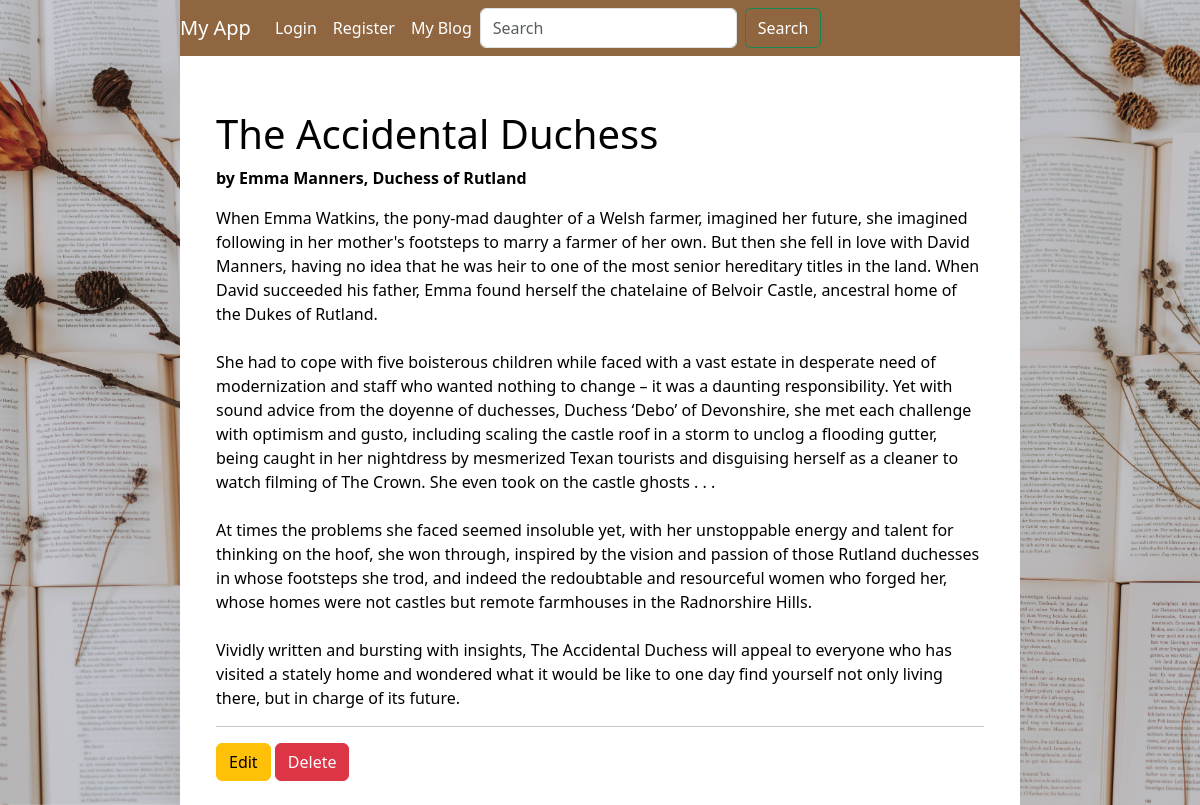
/blog_post/16/, run on the app's committed database.
### my_app/models.py (models this page shows, shortened)
class BlogPost(models.Model):
    title = models.CharField(max_length=255)
    author = models.CharField(max_length=255)
    content = models.TextField()
    upload = models.FileField(
        upload_to='uploads/',
        blank=True,
        null=True,
        validators=[
            FileExtensionValidator(allowed_extensions=['pdf', 'txt', 'doc', 'docx', 'dot', 'dotx'])
        ]
    )
    cover_image = models.ImageField(upload_to='blog_covers/', blank=True, null=True)
    created_at = models.DateTimeField(auto_now_add=True)
    updated_at = models.DateTimeField(auto_now=True)

### my_app/views.py (the view)
# urls.py: path('blog_post/<int:pk>/', views.BlogPostDetailView.as_view(), name='blog_post_detail'),
class BlogPostDetailView(DetailView):
    model = BlogPost
    template_name = 'blog_post_detail.html'
    def get_context_data(self, **kwargs):
        context = super().get_context_data(**kwargs)
        context['blog_post'] = context.pop('blogpost')
        return context

### my_app/templates/blog_post_detail.html (shortened to what this page needs)
{% extends 'base.html' %}
{% load static %}
{% block content %}
<div class="container mt-4 p-4" style="background-color: rgba(255,255,255,0.7);">
  <h1 style="color: black;">{{ blog_post.title }}</h1>
  <p style="color: black;"><strong>by {{ blog_post.author }}</strong></p>
  <p style="color: black;">{{ blog_post.content|linebreaksbr }}</p>
  <hr>
  <a href="{% url 'blog_post_update' blog_post.pk %}" class="btn btn-warning">Edit</a>
  <a href="{% url 'blog_post_delete' blog_post.pk %}" class="btn btn-danger">Delete</a>
</div>
{% endblock %}

### my_app/static/css/styles.css (style rules this page uses)
main .container { margin-top: 30px; }

### data on the page
BlogPost: title "The Accidental Duchess", author "Emma Manners, Duchess of Rutland", content "When Emma Watkins, the pony-mad daughter of a Welsh farmer, imagined her future, she imagined following in her mother's footsteps to marry a farmer of her own. But then she fell in love with David Manners, having no idea that he was heir to one of the most senior hereditary titles in the land. When David succeeded his father, Emma found herself the chatelaine of Belvoir Castle, ancestral home of the Dukes of Rutland. She had to cope with five boisterous children while faced with a vast estate in desperate need of modernization and staff who wanted nothing to change – it was a daunting responsibility. Yet with sound advice from the doyenne of duchesses, Duchess ‘Debo’ of Devonshire, she met…"
